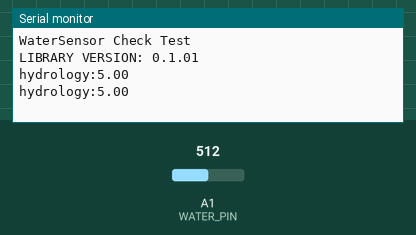
A sketch run on a simulated Arduino Uno, built with avr-gcc and run on an emulated ATmega328P. Shown: the last lines printed to the serial monitor. The inputs (shaded band) are chosen by the test bench; at power-on: A1 (WATER_PIN) = 512.

Above: at 1.8 s.
1.9 s: A1 (WATER_PIN) set to 716
At 2.6 s:
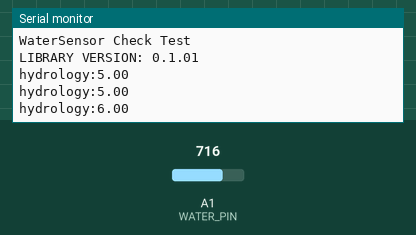
3.4 s: A1 (WATER_PIN) set to 900
At 4.8 s:
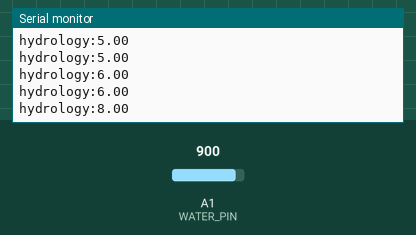
Timing chart, 0 to 6.4 s (numbered marks = the images above; inputs shaded):
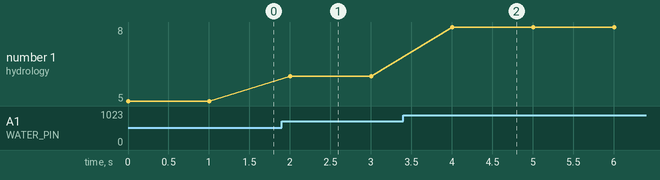

The sketch:

WaterSensor.ino
```cpp
#include "WaterSensorTest.h"

#define WATER_PIN A1

WATERSENSOR watersensor;

void setup() {
  // put your setup code here, to run once:
  pinMode(WATER_PIN, INPUT);
  Serial.begin(115200);
  Serial.println("WaterSensor Check Test");
  Serial.print("LIBRARY VERSION: ");
  Serial.println(WATERSENSOR_LIB_VERSION);
  Serial.println();
}

void loop() {
  // put your main code here, to run repeatedly:
  watersensor.readhydrology(WATER_PIN);

  delay(1000);


}
```

WaterSensorTest.cpp
```cpp
#include "WaterSensorTest.h"


int WATERSENSOR::readhydrology(uint8_t pin){


	hydrology = analogRead(pin);

	hydrology = map(hydrology, 0, 1023, 0, 10);


 	Serial.print("hydrology:");
	Serial.println(hydrology);

  delayMicroseconds(5);
  return 0;

};
```

WaterSensorTest.h
```cpp
#ifndef WATERSENSOR_H
#define WATERSENSOR_H

#if ARDUINO < 100
#include <WProgram.h>
#else
#include <Arduino.h>
#endif


#define WATERSENSOR_LIB_VERSION "0.1.01"


class WATERSENSOR{


  public:
  	int readhydrology(uint8_t pin);


  private:
  	double  hydrology;

};


#endif
```

Measured:
- after the input at 1.9 s, the serial monitor: prints a new line after 0.10 s (image 1)
- after the input at 3.4 s, the serial monitor: prints a new line after 0.60 s (image 2)
- plotted number 1: 5 → 6 after the input at 1.9 s, 6 → 8 after the input at 3.4 s
